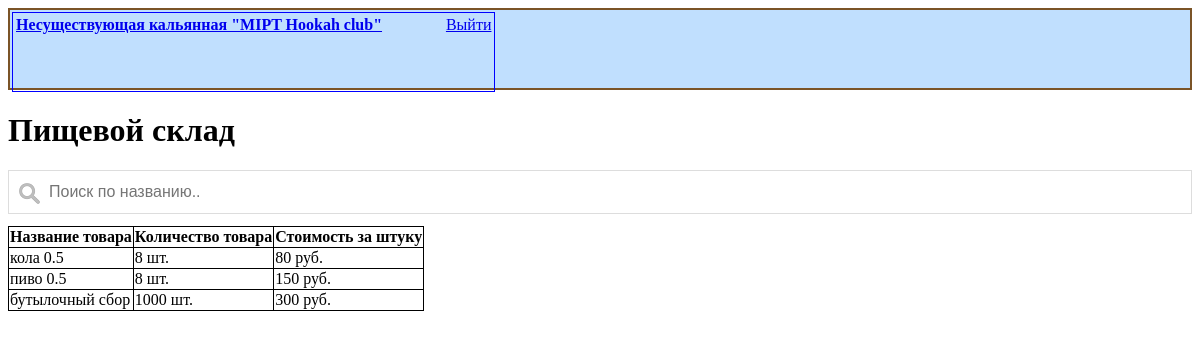
The app's page /food_stock/ (signed in), older data.
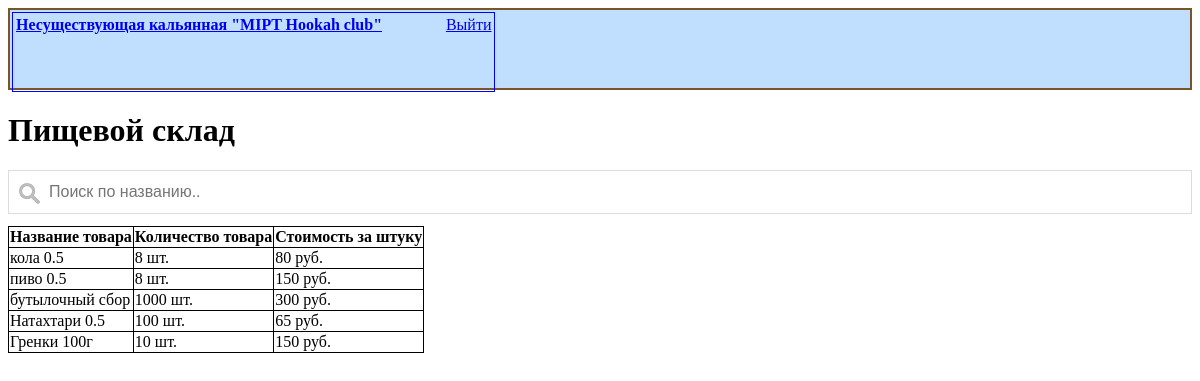
The same page, newer data.
### stock/models.py (models this page shows, shortened)
class Food(models.Model):
    name = models.CharField('Название товара', max_length=30)
    count = models.IntegerField('Количество товара', default=0)
    cost = models.IntegerField('Стоимость товара', default=0)
    id = models.AutoField(primary_key=True)

### stock/views.py (the view)
# urls.py: url(r'^food_stock/$', views.food_stock, name='food_stock'),
@login_required
def food_stock(request):
    food = Food.objects.all()
    return HttpResponse(render(request, 'food_stock.html', {"food" : food}))

### stock/templates/food_stock.html (shortened to what this page needs)
{% extends 'page.html' %}
{% block content %}
		<h1> Пищевой склад </h1>
        <input type="text" id="myInput" onkeyup="myFunction('food_table')" placeholder="Поиск по названию..">
        <table id="food_table" class="table_index">
            <tr class="tdr_index">
                <td class="tdr_index">
                	<b> Название товара </b>
                </td>
                <td class="tdr_index">
                	<b> Количество товара </b>
                </td>
                <td class="tdr_index">
                    <b> Стоимость за штуку </b>
                </td>
            </tr>
			{% for f in food %}
			<tr class="tdr_index">
				<td class="tdr_index">  {{ f.name }} </td>
				<td class="tdr_index"> {{ f.count }} шт. </td>
                <td class="tdr_index"> {{ f.cost }} руб. </td>
			</tr>
			{% endfor %}
{% endblock %}

Row changes from the older to the newer data that the page shows:
added Food: name "Натахтари 0.5", count "100", cost "65"
added Food: name "Гренки 100г", count "10", cost "150"
